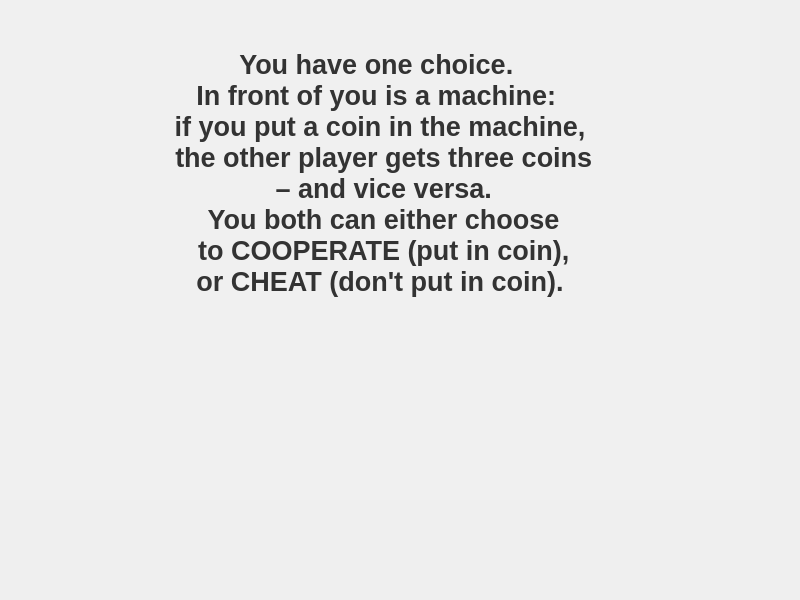
<?xml version="1.0" encoding="UTF-8"?>
<ui version="4.0">
 <class>pg_rules</class>
 <widget class="QWidget" name="pg_rules">
  <property name="geometry">
   <rect>
    <x>0</x>
    <y>0</y>
    <width>800</width>
    <height>600</height>
   </rect>
  </property>
  <property name="windowTitle">
   <string>Form</string>
  </property>
  <widget class="QTextBrowser" name="textBrowser">
   <property name="geometry">
    <rect>
     <x>0</x>
     <y>0</y>
     <width>760</width>
     <height>500</height>
    </rect>
   </property>
   <property name="styleSheet">
    <string notr="true">background-color: rgb(240, 240, 240);</string>
   </property>
   <property name="frameShape">
    <enum>QFrame::NoFrame</enum>
   </property>
   <property name="html">
    <string>&lt;!DOCTYPE HTML PUBLIC &quot;-//W3C//DTD HTML 4.0//EN&quot; &quot;http://www.w3.org/TR/REC-html40/strict.dtd&quot;&gt;
&lt;html&gt;&lt;head&gt;&lt;meta name=&quot;qrichtext&quot; content=&quot;1&quot; /&gt;&lt;meta charset=&quot;utf-8&quot; /&gt;&lt;style type=&quot;text/css&quot;&gt;
p, li { white-space: pre-wrap; }
hr { height: 1px; border-width: 0; }
li.unchecked::marker { content: &quot;\2610&quot;; }
li.checked::marker { content: &quot;\2612&quot;; }
&lt;/style&gt;&lt;/head&gt;&lt;body style=&quot; font-family:'Microsoft YaHei UI'; font-size:9pt; font-weight:400; font-style:normal;&quot;&gt;
&lt;p align=&quot;center&quot; style=&quot;-qt-paragraph-type:empty; margin-top:0px; margin-bottom:0px; margin-left:0px; margin-right:0px; -qt-block-indent:0; text-indent:0px;&quot;&gt;&lt;br /&gt;&lt;/p&gt;
&lt;p align=&quot;center&quot; style=&quot;-qt-paragraph-type:empty; margin-top:0px; margin-bottom:0px; margin-left:0px; margin-right:0px; -qt-block-indent:0; text-indent:0px; font-family:'FuturaHandwritten'; font-size:20pt; font-weight:700; color:#333333;&quot;&gt;&lt;br /&gt;&lt;/p&gt;
&lt;p align=&quot;center&quot; style=&quot; margin-top:0px; margin-bottom:0px; margin-left:0px; margin-right:0px; -qt-block-indent:0; text-indent:0px;&quot;&gt;&lt;span style=&quot; font-family:'FuturaHandwritten'; font-size:20pt; font-weight:700; color:#333333;&quot;&gt;You have one choice. &lt;/span&gt;&lt;/p&gt;
&lt;p align=&quot;center&quot; style=&quot; margin-top:0px; margin-bottom:0px; margin-left:0px; margin-right:0px; -qt-block-indent:0; text-indent:0px;&quot;&gt;&lt;span style=&quot; font-family:'FuturaHandwritten'; font-size:20pt; font-weight:700; color:#333333;&quot;&gt;In front of you is a machine: &lt;/span&gt;&lt;/p&gt;
&lt;p align=&quot;center&quot; style=&quot; margin-top:0px; margin-bottom:0px; margin-left:0px; margin-right:0px; -qt-block-indent:0; text-indent:0px;&quot;&gt;&lt;span style=&quot; font-family:'FuturaHandwritten'; font-size:20pt; font-weight:700; color:#333333;&quot;&gt;if you put a coin in the machine,&lt;/span&gt;&lt;/p&gt;
&lt;p align=&quot;center&quot; style=&quot; margin-top:0px; margin-bottom:0px; margin-left:0px; margin-right:0px; -qt-block-indent:0; text-indent:0px;&quot;&gt;&lt;span style=&quot; font-family:'FuturaHandwritten'; font-size:20pt; font-weight:700; color:#333333;&quot;&gt; the other player gets three coins&lt;/span&gt;&lt;/p&gt;
&lt;p align=&quot;center&quot; style=&quot; margin-top:0px; margin-bottom:0px; margin-left:0px; margin-right:0px; -qt-block-indent:0; text-indent:0px;&quot;&gt;&lt;span style=&quot; font-family:'FuturaHandwritten'; font-size:20pt; font-weight:700; color:#333333;&quot;&gt; – and vice versa.&lt;/span&gt;&lt;/p&gt;
&lt;p align=&quot;center&quot; style=&quot; margin-top:0px; margin-bottom:0px; margin-left:0px; margin-right:0px; -qt-block-indent:0; text-indent:0px;&quot;&gt;&lt;span style=&quot; font-family:'FuturaHandwritten'; font-size:20pt; font-weight:700; color:#333333;&quot;&gt; You both can either choose&lt;/span&gt;&lt;/p&gt;
&lt;p align=&quot;center&quot; style=&quot; margin-top:0px; margin-bottom:0px; margin-left:0px; margin-right:0px; -qt-block-indent:0; text-indent:0px;&quot;&gt;&lt;span style=&quot; font-family:'FuturaHandwritten'; font-size:20pt; font-weight:700; color:#333333;&quot;&gt; to COOPERATE (put in coin),&lt;/span&gt;&lt;/p&gt;
&lt;p align=&quot;center&quot; style=&quot; margin-top:0px; margin-bottom:0px; margin-left:0px; margin-right:0px; -qt-block-indent:0; text-indent:0px;&quot;&gt;&lt;span style=&quot; font-family:'FuturaHandwritten'; font-size:20pt; font-weight:700; color:#333333;&quot;&gt;or CHEAT (don't put in coin).&lt;/span&gt;&lt;/p&gt;&lt;/body&gt;&lt;/html&gt;</string>
   </property>
  </widget>
 </widget>
 <resources/>
 <connections/>
</ui>
